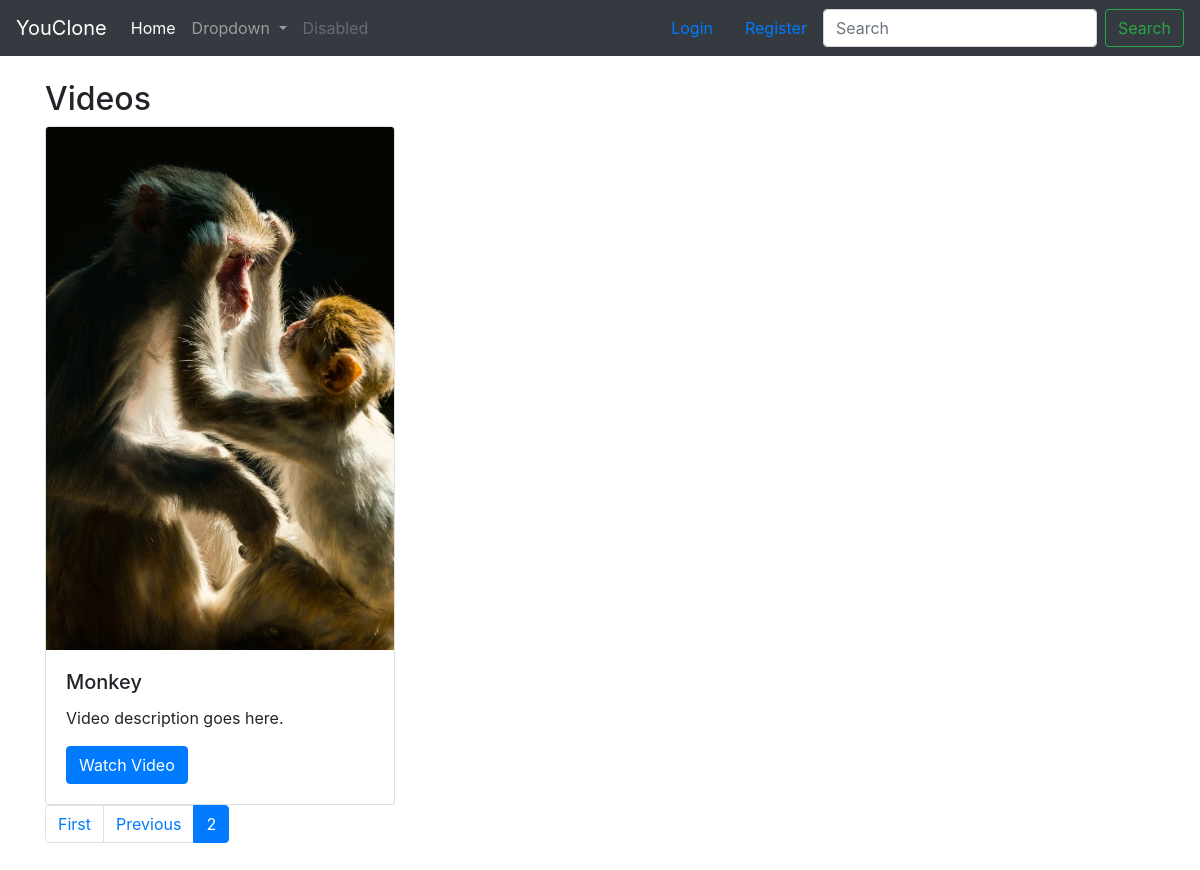
Before: /?page=2 with the older database file.
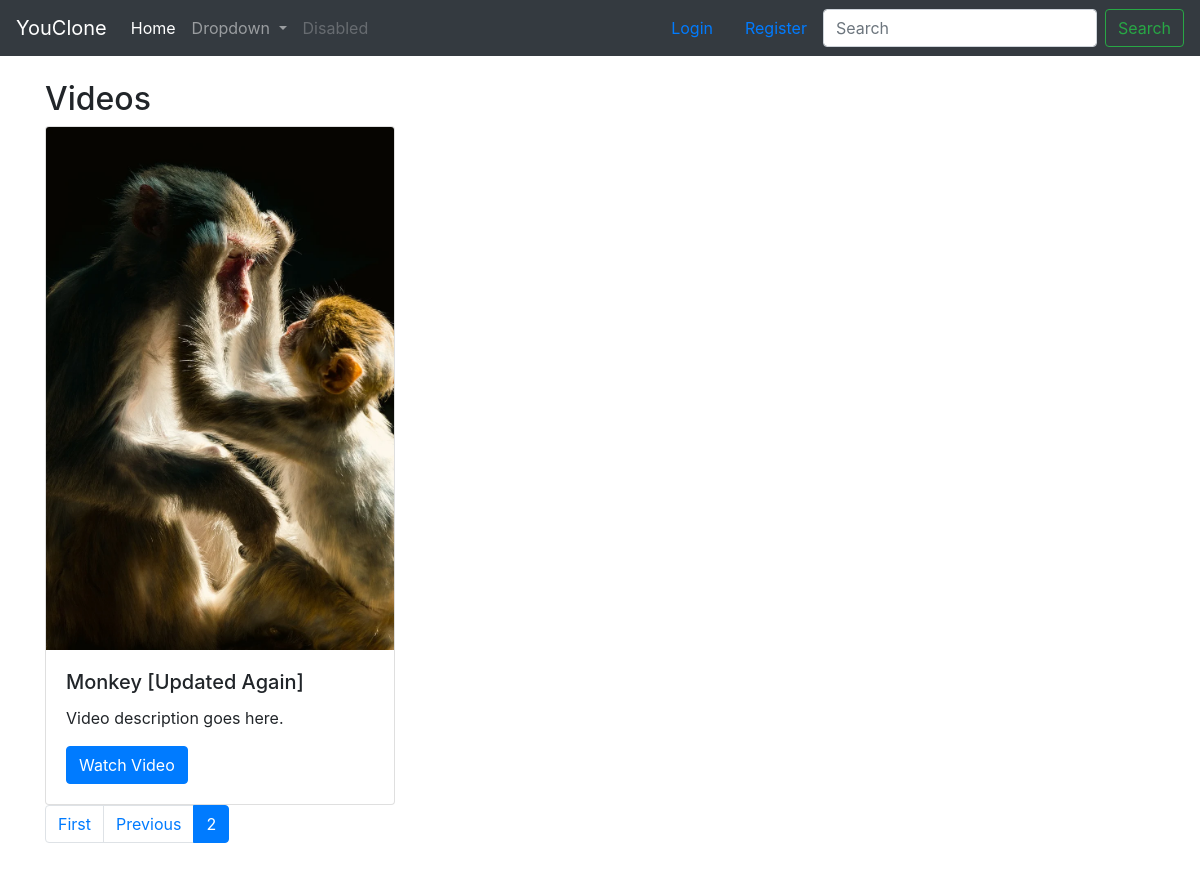
After: the same page with the newer database file.
### video/models.py (models this page shows, shortened)
class Video(models.Model):
    title = models.CharField(max_length=80)
    user = models.ForeignKey(User, on_delete=models.CASCADE)
    channel = models.ForeignKey(Channel, null=True, on_delete=models.CASCADE)
    file = models.FileField(upload_to='media/videos/')
    thumbnail = models.ImageField(upload_to='media/thumbnails/', blank=True, null=True)
    description = models.TextField(max_length=5000, blank=True, null=True)
    upload_date = models.DateTimeField(auto_now_add=True)
    tag = models.ManyToManyField(Tag, blank=True)
    likes = models.IntegerField(default=0)
    views = models.IntegerField(default=0)

### video/views.py (the view)
# urls.py: path('', views.home, name='home'),
def home(request):
    video_list = Video.objects.order_by('upload_date')
    paginator = Paginator(video_list, 1)
    page_number = request.GET.get('page')
    page_obj = paginator.get_page(page_number)
    context = {
        'page_obj': page_obj
    }
    return render(request, 'video/home.html', context)

### video/templates/video/home.html (shortened to what this page needs)
{% extends 'video/base.html' %}
{% block content %}
    <section class="container mt-4">
        <h2>Videos</h2>
        <div class="row">
            <div class="col-md-4 mb-4">
                {% for video in page_obj %}
                    <div class="card">
                    <img src="{{ video.thumbnail.url }}" class="card-img-top" alt="Video Thumbnail">
                    <div class="card-body">
                        <h5 class="card-title">{{ video.title }}</h5>
                        <p class="card-text">Video description goes here.</p>
                        <a href="{% url 'video:video-detail' video.id %}" class="btn btn-primary">Watch Video</a>
                    </div>
                {% endfor %}
                </div>
                <nav aria-label="Page navigation example">
                    <ul class="pagination">
                        {% if page_obj.has_previous %}
                            <li class="page-item"><a class="page-link" href="?page=1">First</a></li>
                            <li class="page-item"><a class="page-link" href="?page={{ page_obj.previous_page_number }}">Previous</a>
                            </li>
                        {% endif %}
                        <li class="page-item active">
                            <a class="page-link" href="#">{{ page_obj.number }}<span class="sr-only">(current)</span></a>
                        </li>
                    </ul>
                </nav>
            </div>
        </div>
    </section>
{% endblock %}

Changed rows visible on the page:
changed Video: title "Monkey" → "Monkey [Updated Again]"
